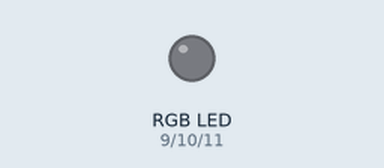
This sketch was run on a simulated Arduino Uno, built with avr-gcc and run on an emulated ATmega328P. Parts: an RGB LED mixed from three pins (HIGH = lit). Dim RGB values are drawn brighter than linear.

Above: at 0.05 s.
At 1.0 s:
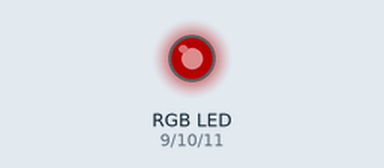
At 1.5 s:
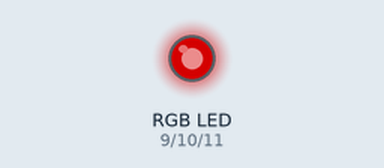
At 2.0 s:
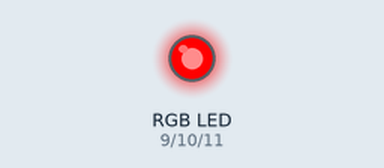
Timing chart, 0 to 4.6 s (numbered marks = the images above):
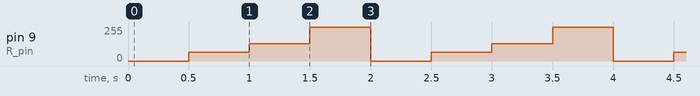

The sketch:

5_2_RGB_led.ino
```cpp
int R_pin = 9;  // 빨강(R) LED를 9번 핀에 연결
int G_pin = 10;  // 초록(G) LED를 10번 핀에 연결
int B_pin = 11;  // 파랑(B) LED를 11번 핀에 연결

void setup(){
   pinMode(R_pin, OUTPUT);  // R 핀을 출력으로 설정
   pinMode(G_pin, OUTPUT);  // G 핀을 출력으로 설정
   pinMode(B_pin, OUTPUT);  // B 핀을 출력으로 설정
}

void loop() {
   // analogWrite로 0~255 값을 주어 빨강 LED의 밝기를 점점 키운다.
   // (0: 꺼짐 ~ 255: 가장 밝음)
   analogWrite(R_pin, 0);    // 빨강 꺼짐
   analogWrite(G_pin, 0);
   analogWrite(B_pin, 0);
   delay(500);
   analogWrite(R_pin, 64);   // 빨강 약하게
   analogWrite(G_pin, 0);
   analogWrite(B_pin, 0);
   delay(500);
   analogWrite(R_pin, 128);  // 빨강 중간 밝기
   analogWrite(G_pin, 0);
   analogWrite(B_pin, 0);
   delay(500);
   analogWrite(R_pin, 255);  // 빨강 가장 밝게
   analogWrite(G_pin, 0);
   analogWrite(B_pin, 0);
   delay(500);
}
```

Measured:
- by itself, pin 9 (R_pin): repeats every 2.0 s: 128/255 0.50 s, 255/255 0.50 s, 0/255 0.50 s, 64/255 0.50 s
